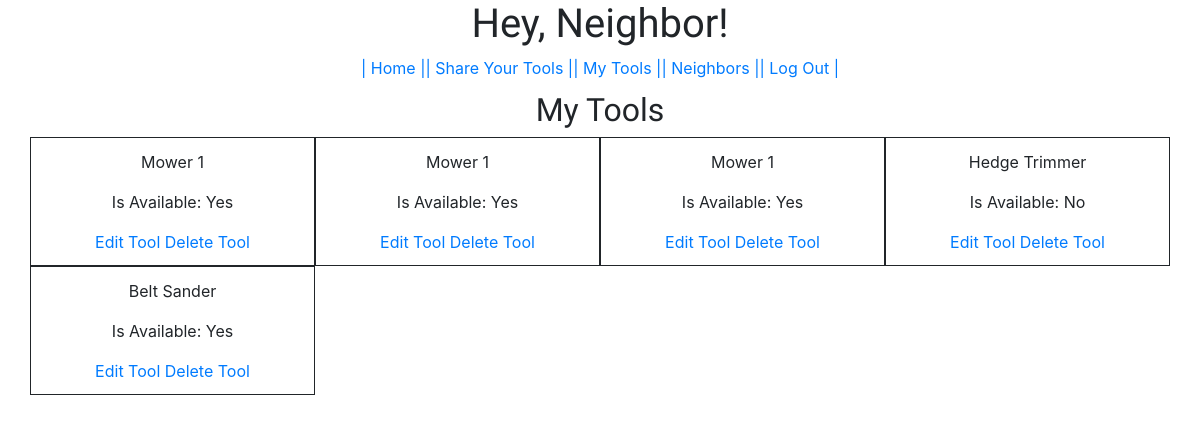
The app's page /mytools/ (signed in), older data.
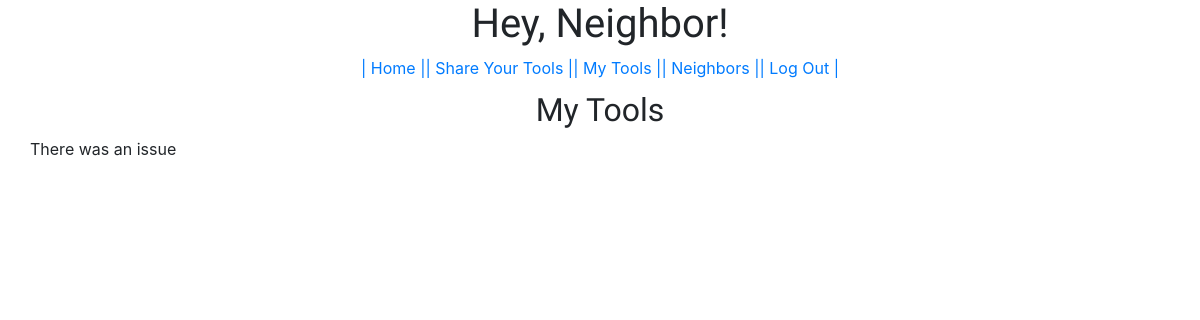
The same page, newer data.
### hey_neighbor/models.py (models this page shows, shortened)
class Tool(models.Model):
    AVAILABLE_TYPES = [
    ('YARD', 'Yard'),
    ('WOODWORKING', 'Woodworking'),
    ('PLUMBING', 'Plumbing'),
    ('AUTO', 'Auto')
    ]
    owner = models.ForeignKey(User, on_delete=models.CASCADE)
    tool = models.CharField(max_length=255, default='')
    types = models.CharField(max_length=255, choices=AVAILABLE_TYPES, default='YARD')
    date_posted = models.DateTimeField('Date Posted', default=timezone.now)
    availability = models.BooleanField(default=False)

### hey_neighbor/views.py (the view)
# urls.py: path('mytools/', views.MyToolView.as_view(), name='my_tool'),
class MyToolView(LoginRequiredMixin, generic.ListView):
    model = Tool
    template_name = 'hey_neighbor/mytools.html'
    fields = '__all__'
    def get_queryset(self):
        return Tool.objects.filter(owner=self.request.user)

### hey_neighbor/templates/hey_neighbor/mytools.html
{% extends 'hey_neighbor/base.html' %}
{% block content %}
<div class='row justify-content-center'>
<h2 class='heads'>My Tools</h2>
</div>
<div class='row'>
{% if object_list %}
{% for object in object_list %}
<section class='posting col-md-3'>
  <p>{{object.tool}}</p>
  {% if object.availability == True %}
  <p> Is Available: Yes</p>
  {% else %}
  <p> Is Available: No</p>
  {% endif %}
    {% if request.user.is_authenticated %}
    <a href="{% url 'hey_neighbor:edit_tool' object.pk %}">Edit Tool</a>
    <a href="{% url 'hey_neighbor:delete' object.pk %}">Delete Tool</a>
    {% endif %}
</section>
{% endfor %}
{% else %}
<p>There was an issue</p>
{% endif %}
{% endblock %}

Row changes from the older to the newer data that the page shows:
no longer on this page (row edited): Tool: tool "Mower 1", availability "Is Available: Yes"
removed Tool: tool "Mower 1", availability "Is Available: Yes"
removed Tool: tool "Mower 1", availability "Is Available: Yes"
removed Tool: tool "Hedge Trimmer", availability "Is Available: No"
removed Tool: tool "Belt Sander", availability "Is Available: Yes"
Text that changed along with them:
text now shown: "There was an issue"
